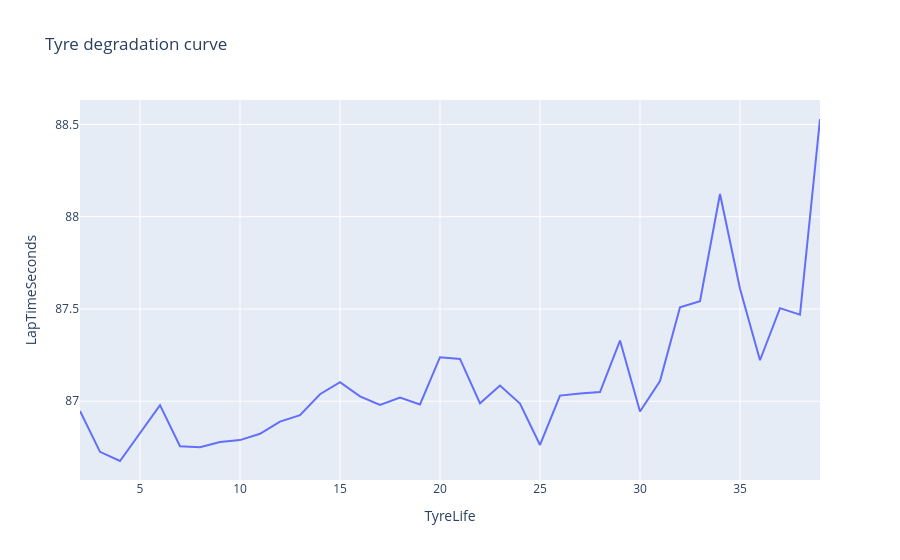

The code cell stored with this chart in its notebook:
### Code cell
fig_1 = px.line(tyre_deg, x ='TyreLife', y = 'LapTimeSeconds' , title='Tyre degradation curve')
fig_1.show()

### Figure 1 — Plotly figure (JSON) as saved in the notebook; plotly's stock layout.template omitted (floating-point values rounded to 4 significant figures)
{"data": [{"hovertemplate": "TyreLife=%{x}<br>LapTimeSeconds=%{y}<extra></extra>", "legendgroup": "", "line": {"color": "#636efa", "dash": "solid"}, "marker": {"symbol": "circle"}, "mode": "lines", "name": "", "orientation": "v", "showlegend": false, "type": "scatter", "x": [2.0, 3.0, 4.0, 5.0, 6.0, 7.0, 8.0, 9.0, 10.0, 11.0, 12.0, 13.0, 14.0, 15.0, 16.0, 17.0, 18.0, 19.0, 20.0, 21.0, 22.0, 23.0, 24.0, 25.0, 26.0, 27.0, 28.0, 29.0, 30.0, 31.0, 32.0, 33.0, 34.0, 35.0, 36.0, 37.0, 38.0, 39.0], "xaxis": "x", "y": [86.95, 86.73, 86.68, 86.83, 86.98, 86.76, 86.75, 86.78, 86.79, 86.82, 86.89, 86.92, 87.04, 87.1, 87.03, 86.98, 87.02, 86.98, 87.24, 87.23, 86.99, 87.08, 86.99, 86.76, 87.03, 87.04, 87.05, 87.33, 86.94, 87.11, 87.51, 87.54, 88.12, 87.61, 87.22, 87.5, 87.47, 88.53], "yaxis": "y"}], "layout": {"legend": {"tracegroupgap": 0}, "title": {"text": "Tyre degradation curve"}, "xaxis": {"anchor": "y", "domain": [0, 1], "title": {"text": "TyreLife"}}, "yaxis": {"anchor": "x", "domain": [0, 1], "title": {"text": "LapTimeSeconds"}}}}
